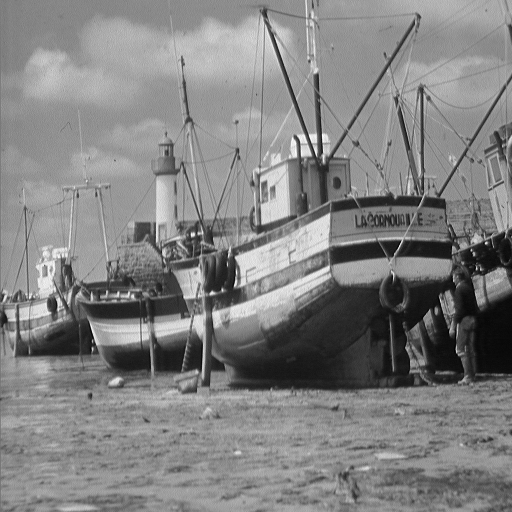
%> input picture excersiecs/vajihe7/8/boat.png, 512 x 512 px
$ octave text2image.m   (GNU Octave 9; MATLAB toolbox functions it lacks are replaced by stand-ins)
%> lines starting %> are read from the running program, lines starting %| are printed output that depends on the picture; in (x1, y1, x2, y2) boxes, pixels count from 0 and x2, y2 are one past the last pixel; in counts of white or black regions, pixels touching at a corner belong together; the program's own positions count from 1
clc;clear;close all;
imgout= imread("../../../benchmark/boat.png");
%> imgout is the input picture: size 512x512 uint8; min 0, max 255, mean 129.7


dd=[-973,-83,120.... %A
    911,95,10,-930,-120,26,911,146,10,-892,-120,26,855,147,50....%M
    -818,-115,35,782,147,50,804,189,6,776,189,6....%I
    -748,-115,35,-748,-180,35,712,212,38....%R
    -618,-115,35,-618,-180,35,582,212,38....%R
    511,95,10,-530,-120,26,511,146,10,-492,-120,26,-530,-180,35,496,212,38....%O
    400,95,50,-442,-120,26,400,146,50,-358,-120,26,338,147,10,-320,-127,15,294,147,30,402,53,6....%Z
    -263,-83,100....%A
    -222,-120,26,188,147,40,226,53,6,200,53,6....%T
    -156,-120,26,124,95,40,-92,-116,20,112,138,15,-130,-164,26,74,188,85,-22,-147,50]; %I

for nn=1:3
    if nn==1
        XX=50;YY=10;scale=2;C=0;
    end
    if nn==2
        XX=320;YY=10;scale=5;C=255;
    end
    if nn==3
        XX=400;YY=10;scale=2.5;C=255;
    end
    th=fix(8/scale);
    l=length(dd);k=1;
    while (k <= l)
        Y=fix(dd(k)/scale);
        X=fix(dd(k+1)/scale);
        D=fix((dd(k+2)/2)/scale);

        if X>0 && Y>0  %horizontal
            y0=YY+Y-D;
            y1=YY+Y+D;
            x=XX+X;
            for i=1:th
                imgout(x-(th-i):x+(th-i),y1+i)=C;
                imgout(x-(th-i):x+(th-i),y0-i)=C;
            end
            imgout(x-th:x+th,y0:y1)=C;
        end
        if X<0 && Y<0   %vertical
            x0=XX+((X+D)*(-1));
            x1=XX+((X-D)*(-1));
            y=YY+(-1*Y);
            %x=x*(-1);y=y*(-1);
            for j=1:th
                imgout(x1+j,y-(th-j):y+(th-j))=C;
                imgout(x0-j,y-(th-j):y+(th-j))=C;
            end
            imgout(x0:x1,y-th:y+th)=C;
        end
        k=k+3;
    end
end
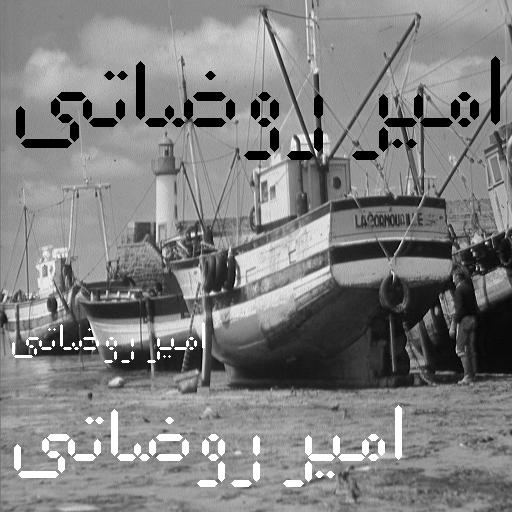
%> imgout: size 512x512 uint8; 5.02% of pixels changed, all inside (x1, y1, x2, y2) = (12, 56, 500, 487)
%> after the loop, C = 255; XX = 400; YY = 10; scale = 2.5; x = 475; x0 = 448; x1 = 468; y = 18; y0 = 22; y1 = 56
imwrite(imgout,"result.png");
imshow(imgout);

$ run again, with excersiecs/vajihe7/8/90deg.png copied over excersiecs/vajihe7/8/boat.png
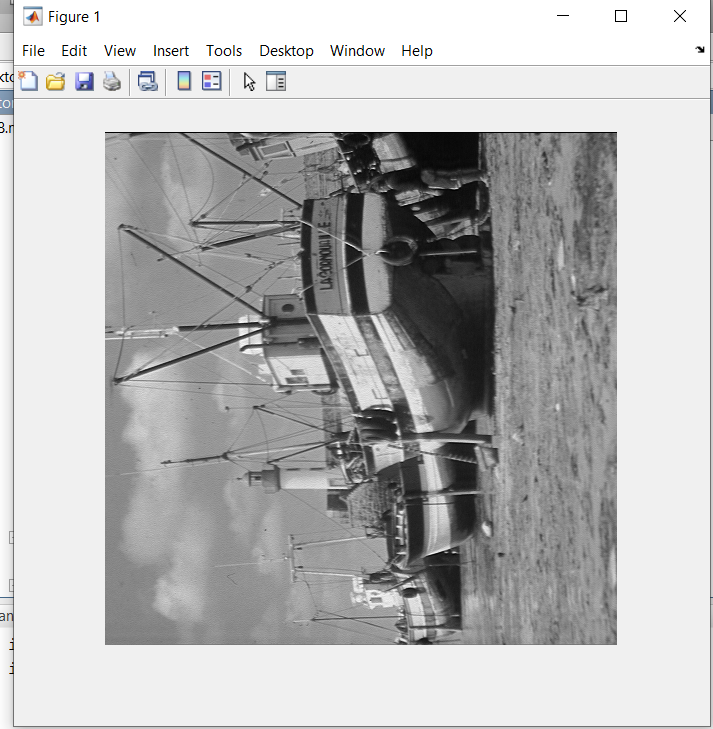
%> input picture excersiecs/vajihe7/8/90deg.png, 713 x 729 px
%> imgout is the input picture: size 729x713x3 uint8; mean R, G, B 183.3, 183.3, 183.3
%> after the loop `for nn=1:3`:
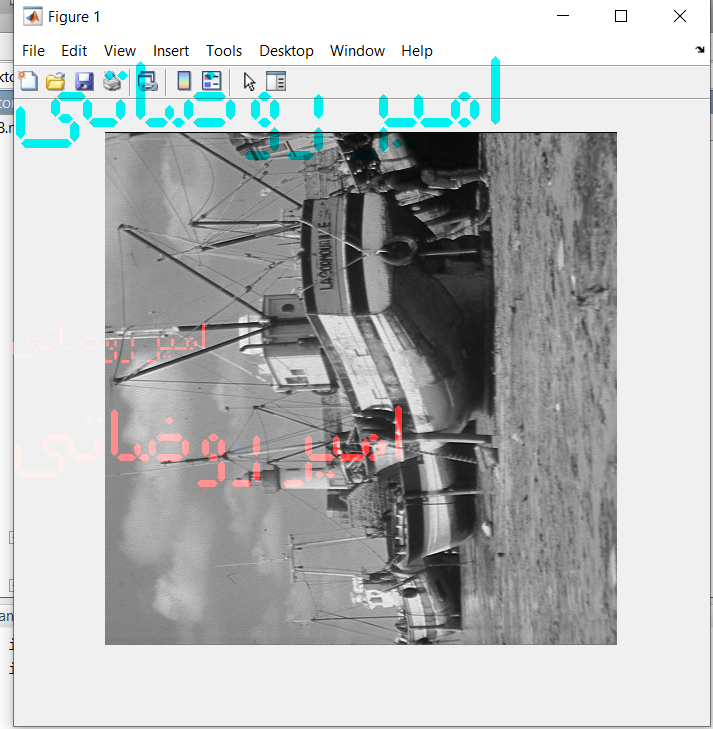
%> imgout: size 729x713x3 uint8; 2.52% of pixels changed, all inside (x1, y1, x2, y2) = (12, 56, 500, 487)
%> after the loop `for nn=1:3`: C = 255; XX = 400; YY = 10; scale = 2.5; x = 475; x0 = 448; x1 = 468; y = 18; y0 = 22; y1 = 56
